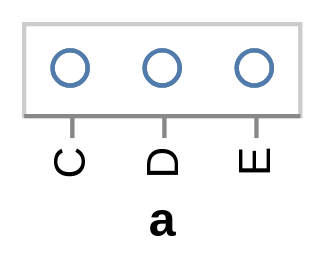

This figure's Vega-Lite source:
### Vega specification from a JSON file in a GitHub repository (floating-point values rounded to 4 significant figures)
{"$schema": "https://vega.github.io/schema/vega/v3.0.json", "autosize": "pad", "padding": 5, "encode": {"update": {"stroke": {"value": "#ccc"}, "fill": {"value": "transparent"}}}, "data": [{"name": "source_0", "values": [{"a": "C", "b": 2}, {"a": "C", "b": 7}, {"a": "C", "b": 4}, {"a": "D", "b": 1}, {"a": "D", "b": 2}, {"a": "D", "b": 6}, {"a": "E", "b": 8}, {"a": "E", "b": 4}, {"a": "E", "b": 7}]}], "signals": [{"name": "width", "update": "bandspace(domain('x').length, 1, 0.5) * 21"}, {"name": "height", "update": "21"}], "marks": [{"name": "marks", "type": "symbol", "role": "point", "from": {"data": "source_0"}, "encode": {"update": {"x": {"scale": "x", "field": "a"}, "y": {"value": 10.5}, "stroke": {"value": "#4c78a8"}, "fill": {"value": "transparent"}, "opacity": {"value": 0.7}}}}], "scales": [{"name": "x", "type": "point", "domain": {"data": "source_0", "field": "a", "sort": true}, "range": {"step": 21}, "round": true, "padding": 0.5}], "axes": [{"scale": "x", "orient": "bottom", "tickCount": 5, "title": "a", "zindex": 1, "encode": {"labels": {"update": {"angle": {"value": 270}, "align": {"value": "right"}, "baseline": {"value": "middle"}}}}}]}
